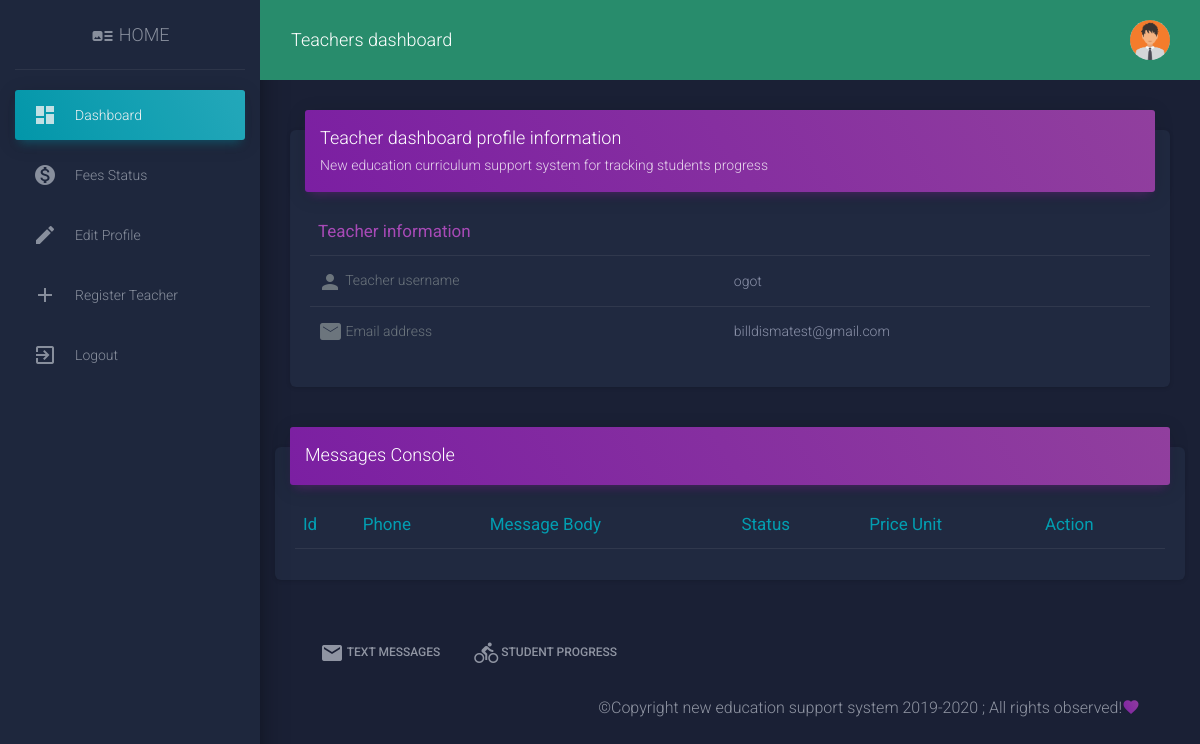
The app's page /home/dashboard/ (signed in), older data.
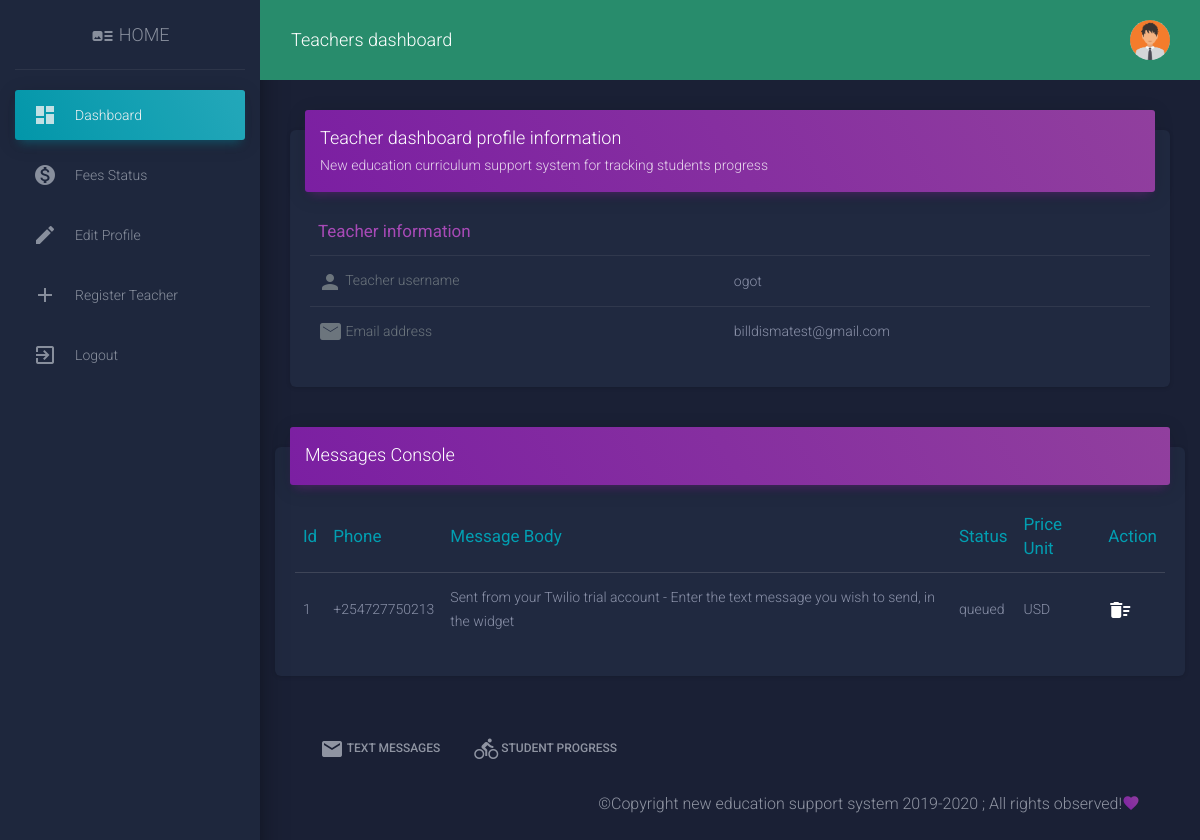
The same page, newer data.
### user/models.py (models this page shows, shortened)
class Profile(models.Model):
    user = models.OneToOneField(User, on_delete = models.CASCADE)
    image = models.ImageField(default='default.png', upload_to='profile_pics')

### messaging/models.py (models this page shows, shortened)
class TwilioMesaage(models.Model):
    Sent_to = models.CharField(max_length=14)
    Message_body = models.TextField(max_length=200)
    Message_status = models.CharField(max_length=50)
    Price_unit = models.CharField(max_length=50)
    Message_sid = models.CharField(max_length=100)

### school/views.py (the view)
# urls.py: path('home/dashboard/', school_views.dashboard, name='dashboard'),
@login_required
def dashboard(request):
    context = {
        "message_sent": TwilioMesaage.objects.all()
    }
    return render(request, 'school/dashboard.html', context)

### school/templates/school/dashboard.html (shortened to what this page needs)
{% extends 'school/base_dashboard.html' %}
{% block content %}
{% load static %}
      <div class="content">
        <div class="container-fluid">
          <div class="row">
            <div class="col-md-12">
              <div class="card">
                <div class="card-header card-header-primary">
                  <h4 class="card-title">Teacher dashboard profile information</h4>
                  <p class="card-category">New education curriculum support system for tracking students progress</p>
                </div>
                <div class="card-body table-responsive">
                  <table class="table table-hover">
                    <thead class="text-warning">
                      <th class="text-primary"><strong>Teacher information</strong></th>
                      <th></th>
                    </thead>
                    <tbody>
                            <tr>
                            <td><a class="text-secondary" href=""><i class="material-icons">person</i> Teacher username</a></td>
                            <td>{{ user.username }}</td>
                            </tr>
                            <tr>
                            <td><a class="text-secondary" href=""><i class="material-icons"><strong>mail</strong></i> Email address</a></td>
                            <td>{{ user.email }}</td>
                            </tr>
                    </tbody>
                  </table>
                </div>
              </div>
            </div>
             <div class="card blue-grey darken-1">
                <div class="card-header card-header-primary">
                  <h4 class="card-title">Messages Console</h4>
                </div>
                <div class="card-body table-responsive">
                  <table class="table table-hover">
                    <thead class="text-warning">
                      <th class="text-info"><strong>Id</strong></th>
                      <th class="text-info"><strong>Phone</strong></th>
                      <th class="text-info"><strong>Message Body</strong></th>
                      <th class="text-info"><strong>Status</strong></th>
                      <th class="text-info"><strong>Price Unit</strong></th>
                      <th class="text-info"><strong>Action</strong></th>
                    </thead>
                    <tbody>
                    {% for view_messages in message_sent %}
                     {% if view_messages is not None %}
                      <tr>
                        <td>{{ view_messages.id}}</td>
                        <td>{{ view_messages.Sent_to}}</td>
                        <td>{{ view_messages.Message_body}}</td>
                        <td>{{ view_messages.Message_status }}</td>
                        <td>{{ view_messages.Price_unit }}</td>
                        <td><a href="{% url 'delete-message' view_messages.id %}" >
                         <i class="large material-icons">delete_sweep</i>
                        </a></td>
                      </tr>
                      {% else %}
                      <div class="alert alert-info">There is no messages to display!</div>
                      {% endif %}
                    {% endfor %}
                    </tbody>
                  </table>
                </div>
            </div>
            </div>
{% endblock %}

### school/templates/school/base_dashboard.html (shortened to what this page needs)
{% load static %}
<!DOCTYPE html>
<html lang="en">
<head>
  <link rel="stylesheet" href="https://maxcdn.bootstrapcdn.com/font-awesome/latest/css/font-awesome.min.css">
  <link rel="stylesheet"  href="{% static 'css/material-dashboard.min.css' %}">
</head>
<body class="dark-edition">
  <div class="wrapper ">
    <div class="sidebar" data-color="azure" data-background-color="black" data-image="{% static 'images/sidebar-2.jpg' %}">
      <div class="logo"><a href="{% url 'home' %}" class="simple-text logo-normal"><i class="material-icons">art_track</i>
          Home
        </a></div>
      <div class="sidebar-wrapper">
        <ul class="nav">
          <li class="nav-item active  ">
            <a class="nav-link" href="{% url 'dashboard' %}">
              <i class="material-icons">dashboard</i>
              <p>Dashboard</p>
            </a>
          </li>
          <li class="nav-item ">
            <a class="nav-link" href="{% url 'fees_status' %}">
              <i class="material-icons">monetization_on</i>
              <p>Fees status</p>
            </a>
          </li>
          <li class="nav-item ">
            <a class="nav-link" href="{% url 'profile' %}">
              <i class="material-icons">edit</i>
              <p>Edit profile</p>
            </a>
          </li>
          <li class="nav-item ">
            <a class="nav-link" href="{% url 'register' %}">
              <i class="material-icons">add</i>
              <p>Register Teacher</p>
            </a>
          </li>
          <li class="nav-item ">
            <form method="POST">
              <a class="nav-link" href="{% url 'logout' %}">
              <i class="material-icons">exit_to_app</i>
              <p>Logout</p>
            </a>
            </form>
          </li>
        </ul>
      </div>
    </div>
    <div class="main-panel">
      <nav class="navbar navbar-expand-lg navbar-transparent navbar-absolute fixed-top bg-success" id="navigation-example">
        <div class="container-fluid">
          <div class="navbar-wrapper">
            <a class="navbar-brand" href="javascript:void(0)">Teachers dashboard</a>
          </div>
          <div class="collapse navbar-collapse justify-content-end">
            <ul class="navbar-nav">
              <li class="nav-item">
                <a class="nav-link" href="javascript:void(0)">
                  <img class='rounded-circle' src='{{ user.profile.image.url }}' style='width: 40px; height: 40px;'>
                </a>
              </li>
            </ul>
          </div>
        </div>
      </nav>
     {% block content %}{% endblock %}
      <footer class="footer">
        <div class="container-fluid">
          <nav class="float-left">
            <ul>
              <li>
                <a href="{% url 'send-message' %}"><i class="material-icons right">email</i>
                  Text messages
                </a>
              </li>
              <li>
                <a href="track_progress.php"><i class="material-icons right">directions_bike</i>
                  student progress
                </a>
              </li>
            </ul>
          </nav>
          <div class="copyright float-right" id="date">
            ; All rights observed!<i class="material-icons">favorite</i>
          </div>
        </div>
      </footer>
    </div>
  </div>
</body>
</html>

Row changes from the older to the newer data that the page shows:
added TwilioMesaage: id "1", Sent_to "+254727750213", Message_body "Sent from your Twilio trial account - Enter the text message you wish to send, in the widget", Message_status "queued", Price_unit "USD"
